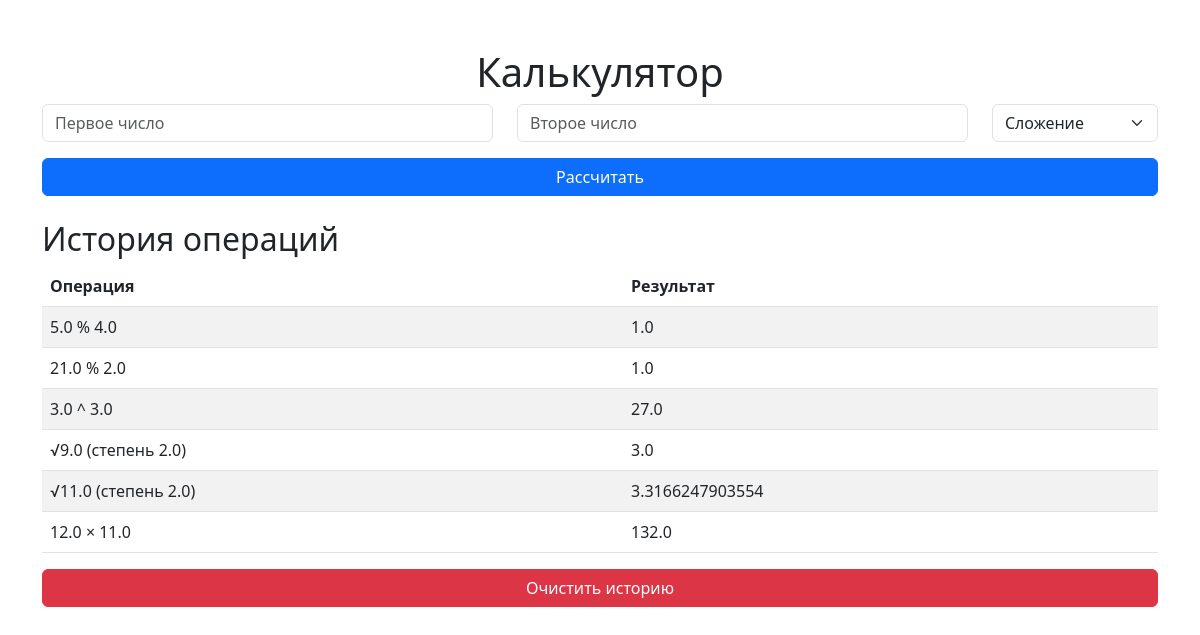
The page / on the database its author committed.
### tables this page shows
CREATE TABLE history (
            id INTEGER PRIMARY KEY AUTOINCREMENT,
            operation TEXT,
            result TEXT
        );

### app.py (the view, shortened to what this page needs)
@app.route("/", methods=["GET", "POST"])
def calculator():
    result = None
    history = []
    conn = sqlite3.connect("history.db")
    cursor = conn.cursor()
    cursor.execute("SELECT operation, result FROM history ORDER BY id DESC")
    history = cursor.fetchall()
    conn.close()
    return render_template("calculator.html", result=result, history=history)

### templates/calculator.html (shortened to what this page needs)
<!DOCTYPE html>
<html lang="en">
<head>
    <link href="https://cdn.jsdelivr.net/npm/bootstrap@5.3.0-alpha3/dist/css/bootstrap.min.css" rel="stylesheet">
</head>
<body>
    <div class="container mt-5">
        <h1 class="text-center">Калькулятор</h1>
        <form method="POST" class="mb-4">
            <div class="row mb-3">
                <div class="col-md-5">
                    <input type="text" name="num1" class="form-control" placeholder="Первое число" required>
                </div>
                <div class="col-md-5">
                    <input type="text" name="num2" class="form-control" placeholder="Второе число" required>
                </div>
                <div class="col-md-2">
                    <select name="operation" class="form-select">
                        <option value="add">Сложение</option>
                    </select>
                </div>
            </div>
            <button type="submit" class="btn btn-primary w-100">Рассчитать</button>
        </form>
        <h2>История операций</h2>
        <table class="table table-striped">
            <thead>
                <tr>
                    <th>Операция</th>
                    <th>Результат</th>
                </tr>
            </thead>
            <tbody>
                {% for op, res in history %}
                <tr>
                    <td>{{ op }}</td>
                    <td>{{ res }}</td>
                </tr>
                {% endfor %}
            </tbody>
        </table>
        <form method="POST" action="/clear">
            <button type="submit" class="btn btn-danger w-100">Очистить историю</button>
        </form>
    </div>
</body>
</html>

### rows shown on the page
history: operation "5.0 % 4.0", result "1.0"
history: operation "21.0 % 2.0", result "1.0"
history: operation "3.0 ^ 3.0", result "27.0"
history: operation "√9.0 (степень 2.0)", result "3.0"
history: operation "√11.0 (степень 2.0)", result "3.3166247903554"
history: operation "12.0 × 11.0", result "132.0"
